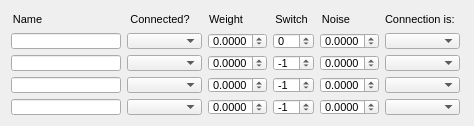
  <widget class="QWidget" name="layoutWidget">
   <property name="geometry">
    <rect>
     <x>9</x>
     <y>80</y>
     <width>466</width>
     <height>108</height>
    </rect>
   </property>
   <layout class="QHBoxLayout" name="horizontalLayout">
    <item>
     <layout class="QVBoxLayout" name="verticalLayout_6">
      <item>
       <widget class="QLabel" name="label_10">
        <property name="sizePolicy">
         <sizepolicy hsizetype="Fixed" vsizetype="Preferred">
          <horstretch>0</horstretch>
          <verstretch>0</verstretch>
         </sizepolicy>
        </property>
        <property name="minimumSize">
         <size>
          <width>33</width>
          <height>16</height>
         </size>
        </property>
        <property name="maximumSize">
         <size>
          <width>33</width>
          <height>16</height>
         </size>
        </property>
        <property name="font">
         <font>
          <pointsize>8</pointsize>
         </font>
        </property>
        <property name="text">
         <string>Name</string>
        </property>
        <property name="alignment">
         <set>Qt::AlignCenter</set>
        </property>
       </widget>
      </item>
      <item>
       <widget class="QLineEdit" name="unit1Unit1ConnNameLineEdit">
        <property name="sizePolicy">
         <sizepolicy hsizetype="Fixed" vsizetype="Fixed">
          <horstretch>0</horstretch>
          <verstretch>0</verstretch>
         </sizepolicy>
        </property>
        <property name="minimumSize">
         <size>
          <width>110</width>
          <height>16</height>
         </size>
        </property>
        <property name="maximumSize">
         <size>
          <width>110</width>
          <height>16</height>
         </size>
        </property>
        <property name="font">
         <font>
          <pointsize>8</pointsize>
         </font>
        </property>
        <property name="readOnly">
         <bool>true</bool>
        </property>
       </widget>
      </item>
      <item>
       <widget class="QLineEdit" name="unit1Unit2ConnNameLineEdit">
        <property name="sizePolicy">
         <sizepolicy hsizetype="Fixed" vsizetype="Fixed">
          <horstretch>0</horstretch>
          <verstretch>0</verstretch>
         </sizepolicy>
        </property>
        <property name="minimumSize">
         <size>
          <width>110</width>
          <height>16</height>
         </size>
        </property>
        <property name="maximumSize">
         <size>
          <width>110</width>
          <height>16</height>
         </size>
        </property>
        <property name="font">
         <font>
          <pointsize>8</pointsize>
         </font>
        </property>
        <property name="readOnly">
         <bool>true</bool>
        </property>
       </widget>
      </item>
      <item>
       <widget class="QLineEdit" name="unit1Unit3ConnNameLineEdit">
        <property name="sizePolicy">
         <sizepolicy hsizetype="Fixed" vsizetype="Fixed">
          <horstretch>0</horstretch>
          <verstretch>0</verstretch>
         </sizepolicy>
        </property>
        <property name="minimumSize">
         <size>
          <width>110</width>
          <height>16</height>
         </size>
        </property>
        <property name="maximumSize">
         <size>
          <width>110</width>
          <height>16</height>
         </size>
        </property>
        <property name="font">
         <font>
          <pointsize>8</pointsize>
         </font>
        </property>
        <property name="readOnly">
         <bool>true</bool>
        </property>
       </widget>
      </item>
      <item>
       <widget class="QLineEdit" name="unit1Unit4ConnNameLineEdit">
        <property name="sizePolicy">
         <sizepolicy hsizetype="Fixed" vsizetype="Fixed">
          <horstretch>0</horstretch>
          <verstretch>0</verstretch>
         </sizepolicy>
        </property>
        <property name="minimumSize">
         <size>
          <width>110</width>
          <height>16</height>
         </size>
        </property>
        <property name="maximumSize">
         <size>
          <width>110</width>
          <height>16</height>
         </size>
        </property>
        <property name="font">
         <font>
          <pointsize>8</pointsize>
         </font>
        </property>
        <property name="readOnly">
         <bool>true</bool>
        </property>
       </widget>
      </item>
     </layout>
    </item>
    <item>
     <layout class="QVBoxLayout" name="verticalLayout_5">
      <item>
       <widget class="QLabel" name="label_14">
        <property name="sizePolicy">
         <sizepolicy hsizetype="Fixed" vsizetype="Preferred">
          <horstretch>0</horstretch>
          <verstretch>0</verstretch>
         </sizepolicy>
        </property>
        <property name="minimumSize">
         <size>
          <width>66</width>
          <height>16</height>
         </size>
        </property>
        <property name="maximumSize">
         <size>
          <width>66</width>
          <height>16</height>
         </size>
        </property>
        <property name="font">
         <font>
          <pointsize>8</pointsize>
         </font>
        </property>
        <property name="text">
         <string>Connected?</string>
        </property>
        <property name="alignment">
         <set>Qt::AlignCenter</set>
        </property>
       </widget>
      </item>
      <item>
       <widget class="QComboBox" name="unit1Unit1ConnectedComboBox">
        <property name="sizePolicy">
         <sizepolicy hsizetype="Fixed" vsizetype="Fixed">
          <horstretch>0</horstretch>
          <verstretch>0</verstretch>
         </sizepolicy>
        </property>
        <property name="minimumSize">
         <size>
          <width>75</width>
          <height>16</height>
         </size>
        </property>
        <property name="maximumSize">
         <size>
          <width>75</width>
          <height>16</height>
         </size>
        </property>
        <property name="font">
         <font>
          <pointsize>8</pointsize>
         </font>
        </property>
       </widget>
      </item>
      <item>
       <widget class="QComboBox" name="unit1Unit2ConnectedComboBox">
        <property name="sizePolicy">
         <sizepolicy hsizetype="Fixed" vsizetype="Fixed">
          <horstretch>0</horstretch>
          <verstretch>0</verstretch>
         </sizepolicy>
        </property>
        <property name="minimumSize">
         <size>
          <width>75</width>
          <height>16</height>
         </size>
        </property>
        <property name="maximumSize">
         <size>
          <width>75</width>
          <height>16</height>
         </size>
        </property>
        <property name="font">
         <font>
          <pointsize>8</pointsize>
         </font>
        </property>
       </widget>
      </item>
      <item>
       <widget class="QComboBox" name="unit1Unit3ConnectedComboBox">
        <property name="sizePolicy">
         <sizepolicy hsizetype="Fixed" vsizetype="Fixed">
          <horstretch>0</horstretch>
          <verstretch>0</verstretch>
         </sizepolicy>
        </property>
        <property name="minimumSize">
         <size>
          <width>75</width>
          <height>16</height>
         </size>
        </property>
        <property name="maximumSize">
         <size>
          <width>75</width>
          <height>16</height>
         </size>
        </property>
        <property name="font">
         <font>
          <pointsize>8</pointsize>
         </font>
        </property>
       </widget>
      </item>
      <item>
       <widget class="QComboBox" name="unit1Unit4ConnectedComboBox">
        <property name="sizePolicy">
         <sizepolicy hsizetype="Fixed" vsizetype="Fixed">
          <horstretch>0</horstretch>
          <verstretch>0</verstretch>
         </sizepolicy>
        </property>
        <property name="minimumSize">
         <size>
          <width>75</width>
          <height>16</height>
         </size>
        </property>
        <property name="maximumSize">
         <size>
          <width>75</width>
          <height>16</height>
         </size>
        </property>
        <property name="font">
         <font>
          <pointsize>8</pointsize>
         </font>
        </property>
       </widget>
      </item>
     </layout>
    </item>
    <item>
     <layout class="QVBoxLayout" name="verticalLayout_4">
      <item>
       <widget class="QLabel" name="label_11">
        <property name="sizePolicy">
         <sizepolicy hsizetype="Fixed" vsizetype="Preferred">
          <horstretch>0</horstretch>
          <verstretch>0</verstretch>
         </sizepolicy>
        </property>
        <property name="minimumSize">
         <size>
          <width>36</width>
          <height>16</height>
         </size>
        </property>
        <property name="maximumSize">
         <size>
          <width>36</width>
          <height>16</height>
         </size>
        </property>
        <property name="font">
         <font>
          <pointsize>8</pointsize>
         </font>
        </property>
        <property name="text">
         <string>Weight</string>
        </property>
        <property name="alignment">
         <set>Qt::AlignCenter</set>
        </property>
       </widget>
      </item>
      <item>
       <widget class="QDoubleSpinBox" name="unit1Unit1WeightDoubleSpinBox">
        <property name="sizePolicy">
         <sizepolicy hsizetype="Fixed" vsizetype="Fixed">
          <horstretch>0</horstretch>
          <verstretch>0</verstretch>
         </sizepolicy>
        </property>
        <property name="minimumSize">
         <size>
          <width>59</width>
          <height>16</height>
         </size>
        </property>
        <property name="maximumSize">
         <size>
          <width>59</width>
          <height>16</height>
         </size>
        </property>
        <property name="font">
         <font>
          <pointsize>8</pointsize>
         </font>
        </property>
        <property name="wrapping">
         <bool>true</bool>
        </property>
        <property name="decimals">
         <number>4</number>
        </property>
        <property name="maximum">
         <double>1.000000000000000</double>
        </property>
        <property name="singleStep">
         <double>0.001000000000000</double>
        </property>
       </widget>
      </item>
      <item>
       <widget class="QDoubleSpinBox" name="unit1Unit2WeightDoubleSpinBox">
        <property name="sizePolicy">
         <sizepolicy hsizetype="Fixed" vsizetype="Fixed">
          <horstretch>0</horstretch>
          <verstretch>0</verstretch>
         </sizepolicy>
        </property>
        <property name="minimumSize">
         <size>
          <width>59</width>
          <height>16</height>
         </size>
        </property>
        <property name="maximumSize">
         <size>
          <width>59</width>
          <height>16</height>
         </size>
        </property>
        <property name="font">
         <font>
          <pointsize>8</pointsize>
         </font>
        </property>
        <property name="wrapping">
         <bool>true</bool>
        </property>
        <property name="decimals">
         <number>4</number>
        </property>
        <property name="maximum">
         <double>1.000000000000000</double>
        </property>
        <property name="singleStep">
         <double>0.001000000000000</double>
        </property>
       </widget>
      </item>
      <item>
       <widget class="QDoubleSpinBox" name="unit1Unit3WeightDoubleSpinBox">
        <property name="sizePolicy">
         <sizepolicy hsizetype="Fixed" vsizetype="Fixed">
          <horstretch>0</horstretch>
          <verstretch>0</verstretch>
         </sizepolicy>
        </property>
        <property name="minimumSize">
         <size>
          <width>59</width>
          <height>16</height>
         </size>
        </property>
        <property name="maximumSize">
         <size>
          <width>59</width>
          <height>16</height>
         </size>
        </property>
        <property name="font">
         <font>
          <pointsize>8</pointsize>
         </font>
        </property>
        <property name="wrapping">
         <bool>true</bool>
        </property>
        <property name="decimals">
         <number>4</number>
        </property>
        <property name="maximum">
         <double>1.000000000000000</double>
        </property>
        <property name="singleStep">
         <double>0.001000000000000</double>
        </property>
       </widget>
      </item>
      <item>
       <widget class="QDoubleSpinBox" name="unit1Unit4WeightDoubleSpinBox">
        <property name="sizePolicy">
         <sizepolicy hsizetype="Fixed" vsizetype="Fixed">
          <horstretch>0</horstretch>
          <verstretch>0</verstretch>
         </sizepolicy>
        </property>
        <property name="minimumSize">
         <size>
          <width>59</width>
          <height>16</height>
         </size>
        </property>
        <property name="maximumSize">
         <size>
          <width>59</width>
          <height>16</height>
         </size>
        </property>
        <property name="font">
         <font>
          <pointsize>8</pointsize>
         </font>
        </property>
        <property name="wrapping">
         <bool>true</bool>
        </property>
        <property name="decimals">
         <number>4</number>
        </property>
        <property name="maximum">
         <double>1.000000000000000</double>
        </property>
        <property name="singleStep">
         <double>0.001000000000000</double>
        </property>
       </widget>
      </item>
     </layout>
    </item>
    <item>
     <layout class="QVBoxLayout" name="verticalLayout_3">
      <item>
       <widget class="QLabel" name="label_15">
        <property name="sizePolicy">
         <sizepolicy hsizetype="Fixed" vsizetype="Preferred">
          <horstretch>0</horstretch>
          <verstretch>0</verstretch>
         </sizepolicy>
        </property>
        <property name="minimumSize">
         <size>
          <width>37</width>
          <height>16</height>
         </size>
        </property>
        <property name="maximumSize">
         <size>
          <width>37</width>
          <height>16</height>
         </size>
        </property>
        <property name="font">
         <font>
          <pointsize>8</pointsize>
         </font>
        </property>
        <property name="text">
         <string>Switch</string>
        </property>
        <property name="alignment">
         <set>Qt::AlignCenter</set>
        </property>
       </widget>
      </item>
      <item>
       <widget class="QSpinBox" name="unit1Unit1SwitchSpinBox">
        <property name="sizePolicy">
         <sizepolicy hsizetype="Fixed" vsizetype="Fixed">
          <horstretch>0</horstretch>
          <verstretch>0</verstretch>
         </sizepolicy>
        </property>
        <property name="minimumSize">
         <size>
          <width>41</width>
          <height>16</height>
         </size>
        </property>
        <property name="maximumSize">
         <size>
          <width>41</width>
          <height>16</height>
         </size>
        </property>
        <property name="font">
         <font>
          <pointsize>8</pointsize>
         </font>
        </property>
        <property name="wrapping">
         <bool>true</bool>
        </property>
        <property name="minimum">
         <number>-1</number>
        </property>
        <property name="maximum">
         <number>1</number>
        </property>
        <property name="singleStep">
         <number>2</number>
        </property>
       </widget>
      </item>
      <item>
       <widget class="QSpinBox" name="unit1Unit2SwitchSpinBox">
        <property name="sizePolicy">
         <sizepolicy hsizetype="Fixed" vsizetype="Fixed">
          <horstretch>0</horstretch>
          <verstretch>0</verstretch>
         </sizepolicy>
        </property>
        <property name="minimumSize">
         <size>
          <width>41</width>
          <height>16</height>
         </size>
        </property>
        <property name="maximumSize">
         <size>
          <width>41</width>
          <height>16</height>
         </size>
        </property>
        <property name="font">
         <font>
          <pointsize>8</pointsize>
         </font>
        </property>
        <property name="wrapping">
         <bool>true</bool>
        </property>
        <property name="minimum">
         <number>-1</number>
        </property>
        <property name="maximum">
         <number>1</number>
        </property>
        <property name="singleStep">
         <number>2</number>
        </property>
        <property name="value">
         <number>-1</number>
        </property>
       </widget>
      </item>
      <item>
       <widget class="QSpinBox" name="unit1Unit3SwitchSpinBox">
        <property name="sizePolicy">
         <sizepolicy hsizetype="Fixed" vsizetype="Fixed">
          <horstretch>0</horstretch>
          <verstretch>0</verstretch>
         </sizepolicy>
        </property>
        <property name="minimumSize">
         <size>
          <width>41</width>
          <height>16</height>
         </size>
        </property>
        <property name="maximumSize">
         <size>
          <width>41</width>
          <height>16</height>
         </size>
        </property>
        <property name="font">
         <font>
          <pointsize>8</pointsize>
         </font>
        </property>
        <property name="wrapping">
         <bool>true</bool>
        </property>
        <property name="minimum">
         <number>-1</number>
        </property>
        <property name="maximum">
         <number>1</number>
        </property>
        <property name="singleStep">
         <number>2</number>
        </property>
        <property name="value">
         <number>-1</number>
        </property>
       </widget>
      </item>
      <item>
       <widget class="QSpinBox" name="unit1Unit4SwitchSpinBox">
        <property name="sizePolicy">
         <sizepolicy hsizetype="Fixed" vsizetype="Fixed">
          <horstretch>0</horstretch>
          <verstretch>0</verstretch>
         </sizepolicy>
        </property>
        <property name="minimumSize">
         <size>
          <width>41</width>
          <height>16</height>
         </size>
        </property>
        <property name="maximumSize">
         <size>
          <width>41</width>
          <height>16</height>
         </size>
        </property>
        <property name="font">
         <font>
          <pointsize>8</pointsize>
         </font>
        </property>
        <property name="wrapping">
         <bool>true</bool>
        </property>
        <property name="minimum">
         <number>-1</number>
        </property>
        <property name="maximum">
         <number>1</number>
        </property>
        <property name="singleStep">
         <number>2</number>
        </property>
        <property name="value">
         <number>-1</number>
        </property>
       </widget>
      </item>
     </layout>
    </item>
    <item>
     <layout class="QVBoxLayout" name="verticalLayout_2">
      <item>
       <widget class="QLabel" name="label_12">
        <property name="sizePolicy">
         <sizepolicy hsizetype="Fixed" vsizetype="Preferred">
          <horstretch>0</horstretch>
          <verstretch>0</verstretch>
         </sizepolicy>
        </property>
        <property name="minimumSize">
         <size>
          <width>32</width>
          <height>16</height>
         </size>
        </property>
        <property name="maximumSize">
         <size>
          <width>32</width>
          <height>16</height>
         </size>
        </property>
        <property name="font">
         <font>
          <pointsize>8</pointsize>
         </font>
        </property>
        <property name="text">
         <string>Noise</string>
        </property>
        <property name="alignment">
         <set>Qt::AlignCenter</set>
        </property>
       </widget>
      </item>
      <item>
       <widget class="QDoubleSpinBox" name="unit1Unit1NoiseDoubleSpinBox">
        <property name="sizePolicy">
         <sizepolicy hsizetype="Fixed" vsizetype="Fixed">
          <horstretch>0</horstretch>
          <verstretch>0</verstretch>
         </sizepolicy>
        </property>
        <property name="minimumSize">
         <size>
          <width>59</width>
          <height>16</height>
         </size>
        </property>
        <property name="maximumSize">
         <size>
          <width>59</width>
          <height>16</height>
         </size>
        </property>
        <property name="font">
         <font>
          <pointsize>8</pointsize>
         </font>
        </property>
        <property name="wrapping">
         <bool>true</bool>
        </property>
        <property name="decimals">
         <number>4</number>
        </property>
        <property name="maximum">
         <double>1.000000000000000</double>
        </property>
        <property name="singleStep">
         <double>0.001000000000000</double>
        </property>
       </widget>
      </item>
      <item>
       <widget class="QDoubleSpinBox" name="unit1Unit2NoiseDoubleSpinBox">
        <property name="sizePolicy">
         <sizepolicy hsizetype="Fixed" vsizetype="Fixed">
          <horstretch>0</horstretch>
          <verstretch>0</verstretch>
         </sizepolicy>
        </property>
        <property name="minimumSize">
         <size>
          <width>59</width>
          <height>16</height>
         </size>
        </property>
        <property name="maximumSize">
         <size>
          <width>59</width>
          <height>16</height>
         </size>
        </property>
        <property name="font">
         <font>
          <pointsize>8</pointsize>
         </font>
        </property>
        <property name="wrapping">
         <bool>true</bool>
        </property>
        <property name="decimals">
         <number>4</number>
        </property>
        <property name="maximum">
         <double>1.000000000000000</double>
        </property>
        <property name="singleStep">
         <double>0.001000000000000</double>
        </property>
       </widget>
      </item>
      <item>
       <widget class="QDoubleSpinBox" name="unit1Unit3NoiseDoubleSpinBox">
        <property name="sizePolicy">
         <sizepolicy hsizetype="Fixed" vsizetype="Fixed">
          <horstretch>0</horstretch>
          <verstretch>0</verstretch>
         </sizepolicy>
        </property>
        <property name="minimumSize">
         <size>
          <width>59</width>
          <height>16</height>
         </size>
        </property>
        <property name="maximumSize">
         <size>
          <width>59</width>
          <height>16</height>
         </size>
        </property>
        <property name="font">
         <font>
          <pointsize>8</pointsize>
         </font>
        </property>
        <property name="wrapping">
         <bool>true</bool>
        </property>
        <property name="decimals">
         <number>4</number>
        </property>
        <property name="maximum">
         <double>1.000000000000000</double>
        </property>
        <property name="singleStep">
         <double>0.001000000000000</double>
        </property>
       </widget>
      </item>
      <item>
       <widget class="QDoubleSpinBox" name="unit1Unit4NoiseDoubleSpinBox">
        <property name="sizePolicy">
         <sizepolicy hsizetype="Fixed" vsizetype="Fixed">
          <horstretch>0</horstretch>
          <verstretch>0</verstretch>
         </sizepolicy>
        </property>
        <property name="minimumSize">
         <size>
          <width>59</width>
          <height>16</height>
         </size>
        </property>
        <property name="maximumSize">
         <size>
          <width>59</width>
          <height>16</height>
         </size>
        </property>
        <property name="font">
         <font>
          <pointsize>8</pointsize>
         </font>
        </property>
        <property name="wrapping">
         <bool>true</bool>
        </property>
        <property name="decimals">
         <number>4</number>
        </property>
        <property name="maximum">
         <double>1.000000000000000</double>
        </property>
        <property name="singleStep">
         <double>0.001000000000000</double>
        </property>
       </widget>
      </item>
     </layout>
    </item>
    <item>
     <layout class="QVBoxLayout" name="verticalLayout">
      <item>
       <widget class="QLabel" name="label_13">
        <property name="sizePolicy">
         <sizepolicy hsizetype="Fixed" vsizetype="Preferred">
          <horstretch>0</horstretch>
          <verstretch>0</verstretch>
         </sizepolicy>
        </property>
        <property name="minimumSize">
         <size>
          <width>78</width>
          <height>16</height>
         </size>
        </property>
        <property name="maximumSize">
         <size>
          <width>78</width>
          <height>16</height>
         </size>
        </property>
        <property name="font">
         <font>
          <pointsize>8</pointsize>
         </font>
        </property>
        <property name="text">
         <string>Connection is:</string>
        </property>
       </widget>
      </item>
      <item>
       <widget class="QComboBox" name="unit1Unit1UniselectorComboBox">
        <property name="sizePolicy">
         <sizepolicy hsizetype="Fixed" vsizetype="Fixed">
          <horstretch>0</horstretch>
          <verstretch>0</verstretch>
         </sizepolicy>
        </property>
        <property name="minimumSize">
         <size>
          <width>75</width>
          <height>16</height>
         </size>
        </property>
        <property name="maximumSize">
         <size>
          <width>75</width>
          <height>16</height>
         </size>
        </property>
        <property name="font">
         <font>
          <pointsize>8</pointsize>
         </font>
        </property>
       </widget>
      </item>
      <item>
       <widget class="QComboBox" name="unit1Unit2UniselectorComboBox">
        <property name="sizePolicy">
         <sizepolicy hsizetype="Fixed" vsizetype="Fixed">
          <horstretch>0</horstretch>
          <verstretch>0</verstretch>
         </sizepolicy>
        </property>
        <property name="minimumSize">
         <size>
          <width>75</width>
          <height>16</height>
         </size>
        </property>
        <property name="maximumSize">
         <size>
          <width>75</width>
          <height>16</height>
         </size>
        </property>
        <property name="font">
         <font>
          <pointsize>8</pointsize>
         </font>
        </property>
       </widget>
      </item>
      <item>
       <widget class="QComboBox" name="unit1Unit3UniselectorComboBox">
        <property name="sizePolicy">
         <sizepolicy hsizetype="Fixed" vsizetype="Fixed">
          <horstretch>0</horstretch>
          <verstretch>0</verstretch>
         </sizepolicy>
        </property>
        <property name="minimumSize">
         <size>
          <width>75</width>
          <height>16</height>
         </size>
        </property>
        <property name="maximumSize">
         <size>
          <width>75</width>
          <height>16</height>
         </size>
        </property>
        <property name="font">
         <font>
          <pointsize>8</pointsize>
         </font>
        </property>
       </widget>
      </item>
      <item>
       <widget class="QComboBox" name="unit1Unit4UniselectorComboBox">
        <property name="sizePolicy">
         <sizepolicy hsizetype="Fixed" vsizetype="Fixed">
          <horstretch>0</horstretch>
          <verstretch>0</verstretch>
         </sizepolicy>
        </property>
        <property name="minimumSize">
         <size>
          <width>75</width>
          <height>16</height>
         </size>
        </property>
        <property name="maximumSize">
         <size>
          <width>75</width>
          <height>16</height>
         </size>
        </property>
        <property name="font">
         <font>
          <pointsize>8</pointsize>
         </font>
        </property>
       </widget>
      </item>
     </layout>
    </item>
   </layout>
  </widget>
